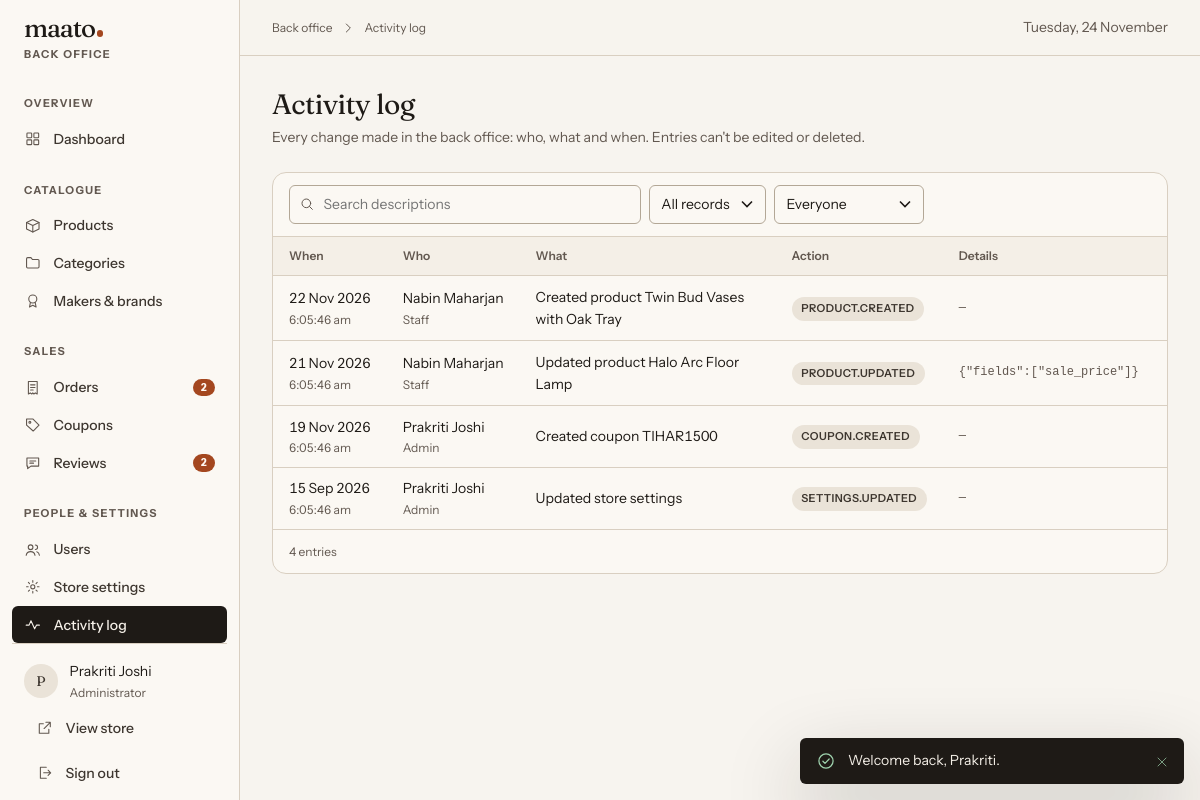
The app's page /suman-ecom/admin/activity (signed in) with its own data.
### tables this page shows
CREATE TABLE users (
    id            INT UNSIGNED     NOT NULL AUTO_INCREMENT,
    role_id       TINYINT UNSIGNED NOT NULL,
    name          VARCHAR(120)     NOT NULL,
    email         VARCHAR(190)     NOT NULL,
    phone         VARCHAR(20)      NULL,
    password_hash VARCHAR(255)     NOT NULL,
    avatar_path   VARCHAR(255)     NULL,
    is_blocked    TINYINT(1)       NOT NULL DEFAULT 0,
    last_login_at DATETIME         NULL,
    created_at    DATETIME         NOT NULL DEFAULT CURRENT_TIMESTAMP,
    updated_at    DATETIME         NOT NULL DEFAULT CURRENT_TIMESTAMP ON UPDATE CURRENT_TIMESTAMP,
    PRIMARY KEY (id),
    UNIQUE KEY uq_users_email (email),
    KEY idx_users_role (role_id),
    KEY idx_users_created (created_at),
    CONSTRAINT fk_users_role FOREIGN KEY (role_id) REFERENCES roles (id) ON UPDATE CASCADE
);

CREATE TABLE roles (
    id          TINYINT UNSIGNED NOT NULL AUTO_INCREMENT,
    slug        VARCHAR(20)  NOT NULL,
    name        VARCHAR(50)  NOT NULL,
    description VARCHAR(255) NULL,
    PRIMARY KEY (id),
    UNIQUE KEY uq_roles_slug (slug)
);

CREATE TABLE activity_logs (
    id          BIGINT UNSIGNED NOT NULL AUTO_INCREMENT,
    user_id     INT UNSIGNED    NULL,
    action      VARCHAR(60)     NOT NULL,
    entity_type VARCHAR(40)     NOT NULL,
    entity_id   INT UNSIGNED    NULL,
    description VARCHAR(255)    NOT NULL,
    meta        TEXT            NULL COMMENT 'JSON',
    ip_address  VARCHAR(45)     NOT NULL,
    created_at  DATETIME        NOT NULL DEFAULT CURRENT_TIMESTAMP,
    PRIMARY KEY (id),
    KEY idx_activity_created (created_at),
    KEY idx_activity_user (user_id, created_at),
    KEY idx_activity_entity (entity_type, entity_id),
    CONSTRAINT fk_activity_user FOREIGN KEY (user_id) REFERENCES users (id) ON DELETE SET NULL
);

### app/Views/admin/activity/_table.php (the view, shortened to what the rows shown need)
<div class="table-wrap">
  <table class="data-table">
    <thead><tr><?= sort_th('When', 'date', $filters) ?><th scope="col">Who</th><th scope="col">What</th><th scope="col">Action</th><th scope="col">Details</th><th scope="col">IP</th></tr></thead>
    <tbody>
      <?php foreach ($result['items'] as $a): ?>
        <tr>
          <td><?= e(format_date($a['created_at'], 'j M Y')) ?><span class="cell-sub"><?= e(format_date($a['created_at'], 'g:i:s a')) ?></span></td>
          <td><?= e($a['user_name'] ?? 'Deleted user') ?><?php if ($a['role_slug']): ?><span class="cell-sub"><?= e(ucfirst($a['role_slug'])) ?></span><?php endif; ?></td>
          <td class="wrap"><?= e($a['description']) ?></td>
          <td><span class="badge badge--plain"><?= e($a['action']) ?></span></td>
          <td class="wrap meta-json"><?= $a['meta'] ? e(str_limit($a['meta'], 140)) : '—' ?></td>
        </tr>
      <?php endforeach; ?>
    </tbody>
  </table>
</div>

### app/Views/layouts/admin.php (shortened to what the rows shown need)
<?php
$me = Auth::user();
?>
<!doctype html>
<html lang="en" class="no-js">
<head>
</head>
<body class="admin">
<div class="admin-shell">
  <aside class="sidebar" id="sidebar" data-sidebar>
    <div class="sidebar__foot">
      <div class="sidebar__user">
        <?php if ($me['avatar_path']): ?><img class="avatar" src="<?= e(media($me['avatar_path'])) ?>" alt=""><?php else: ?><span class="avatar" aria-hidden="true"><?= e(mb_strtoupper(mb_substr($me['name'], 0, 1))) ?></span><?php endif; ?>
        <span><?= e($me['name']) ?><small><?= e($me['role_name']) ?></small></span>
      </div>
    </div>
  </aside>
  <div>
    <main class="page" id="main" tabindex="-1">
      <?= $content ?>
    </main>
  </div>
</div>
</body>
</html>

### records on screen
users: name "P", name "Prakriti Joshi", role.name "Administrator"
activity_logs: created_at "22 Nov 2026", created_at "6:05:46 am", user.name "Nabin Maharjan", roles.slug "Staff", description "Created product Twin Bud Vases with Oak Tray", action "PRODUCT.CREATED"
activity_logs: created_at "21 Nov 2026", created_at "6:05:46 am", user.name "Nabin Maharjan", roles.slug "Staff", description "Updated product Halo Arc Floor Lamp", action "PRODUCT.UPDATED", meta "{\"fields\":[\"sale_price\"]}"
activity_logs: created_at "19 Nov 2026", created_at "6:05:46 am", user.name "Prakriti Joshi", roles.slug "Admin", description "Created coupon TIHAR1500", action "COUPON.CREATED"
activity_logs: created_at "15 Sep 2026", created_at "6:05:46 am", user.name "Prakriti Joshi", roles.slug "Admin", description "Updated store settings", action "SETTINGS.UPDATED"

### other values on screen
mb_strtolower(setting('store_name', 'Maato')) "maato"
$group "OVERVIEW"
$label "Dashboard"
$group "CATALOGUE"
$label "Products"
$label "Categories"
$label "Makers & brands"
$group "SALES"
$label "Orders"
$count "2"
$label "Coupons"
$label "Reviews"
$group "PEOPLE & SETTINGS"
$label "Users"
$label "Store settings"
